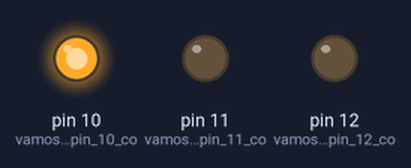
Recording of a sketch running on a simulated Arduino Uno, built with avr-gcc and run on an emulated ATmega328P. Parts: output pins drawn as LEDs (lit = HIGH).

Above: at 0.2 s.
At 1.2 s:
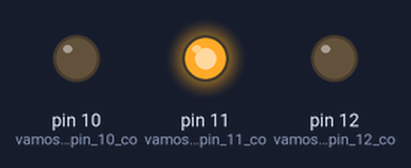
At 2.2 s:
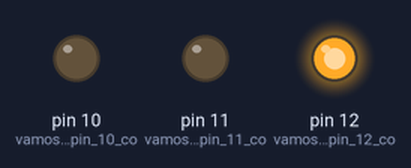
At 5.7 s:
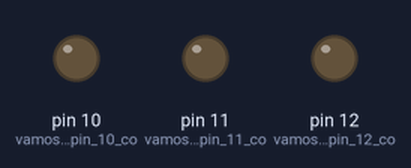
Timing chart, 0 to 6.9 s (numbered marks = the images above):
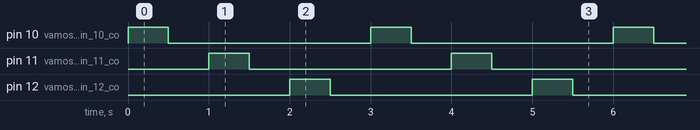

The sketch:

05-EncenderTresLucesParpadeantes.ino
```cpp
// Cristina Correa

void setup() // esto se hará sólo una vez
{
  pinMode(10, OUTPUT); // vamos a usar el pin 10 como salida -> luz verde
  pinMode(11, OUTPUT); // vamos a usar el pin 11 como salida -> luz amarilla
  pinMode(12, OUTPUT); // vamos a usar el pin 12 como salida -> luz roja
}

void loop() // esto se va a repetir para siempre
{
  digitalWrite(10, HIGH); // pone el pin 10 en estado 'alto', a 5 voltios, y enciende el led
  delay(500);             // espera medio segundo (500 milisegundos) sin hacer nada
  digitalWrite(10, LOW);  // pone el pin 10 en estado 'bajo', y apaga el led
  delay(500);             // espera medio segundo sin hacer nada

  digitalWrite(11, HIGH); // pone el pin 11 en estado 'alto', a 5 voltios, y enciende el led
  delay(500);             // espera medio segundo (500 milisegundos) sin hacer nada
  digitalWrite(11, LOW);  // pone el pin 11 en estado 'bajo', y apaga el led
  delay(500);             // espera medio segundo sin hacer nada

  digitalWrite(12, HIGH); // pone el pin 12 en estado 'alto', a 5 voltios, y enciende el led
  delay(500);             // espera medio segundo (500 milisegundos) sin hacer nada
  digitalWrite(12, LOW);  // pone el pin 12 en estado 'bajo', y apaga el led
  delay(500);             // espera medio segundo sin hacer nada
}
```

Measured:
- by itself, pin 10 (vamos_a_usar_el_pin_10_co), pin 11 (vamos_a_usar_el_pin_11_co), pin 12 (vamos_a_usar_el_pin_12_co): alternates HIGH for 0.50 s and LOW for 2.5 s
- by itself, everything shown: repeats every 3.0 s, in 6 steps
